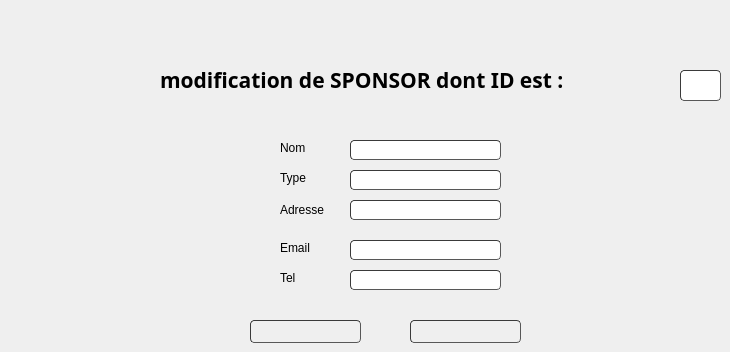
       <widget class="QWidget" name="page_9">
        <widget class="QLabel" name="label_25">
         <property name="geometry">
          <rect>
           <x>160</x>
           <y>50</y>
           <width>511</width>
           <height>61</height>
          </rect>
         </property>
         <property name="font">
          <font>
           <family>Nueva Std</family>
           <pointsize>16</pointsize>
           <weight>75</weight>
           <bold>true</bold>
          </font>
         </property>
         <property name="text">
          <string>modification de SPONSOR dont   ID est : </string>
         </property>
         <property name="textFormat">
          <enum>Qt::RichText</enum>
         </property>
        </widget>
        <widget class="QLabel" name="label_26">
         <property name="geometry">
          <rect>
           <x>280</x>
           <y>140</y>
           <width>51</width>
           <height>16</height>
          </rect>
         </property>
         <property name="text">
          <string>Nom</string>
         </property>
        </widget>
        <widget class="QLineEdit" name="nom_modif_2">
         <property name="geometry">
          <rect>
           <x>350</x>
           <y>140</y>
           <width>151</width>
           <height>20</height>
          </rect>
         </property>
         <property name="styleSheet">
          <string notr="true">	border-width: 1px; border-radius: 4px;
	border-color: rgb(58, 58, 58);
	border-style: inset;
	padding: 0 8px;


	selection-color: rgb(60, 63, 65);</string>
         </property>
        </widget>
        <widget class="QLineEdit" name="adresse_modif">
         <property name="geometry">
          <rect>
           <x>350</x>
           <y>200</y>
           <width>151</width>
           <height>20</height>
          </rect>
         </property>
         <property name="styleSheet">
          <string notr="true">	border-width: 1px; border-radius: 4px;
	border-color: rgb(58, 58, 58);
	border-style: inset;
	padding: 0 8px;


	selection-color: rgb(60, 63, 65);</string>
         </property>
        </widget>
        <widget class="QLineEdit" name="tel_modif">
         <property name="geometry">
          <rect>
           <x>350</x>
           <y>270</y>
           <width>151</width>
           <height>20</height>
          </rect>
         </property>
         <property name="styleSheet">
          <string notr="true">	border-width: 1px; border-radius: 4px;
	border-color: rgb(58, 58, 58);
	border-style: inset;
	padding: 0 8px;


	selection-color: rgb(60, 63, 65);</string>
         </property>
        </widget>
        <widget class="QLabel" name="label_27">
         <property name="geometry">
          <rect>
           <x>280</x>
           <y>200</y>
           <width>51</width>
           <height>20</height>
          </rect>
         </property>
         <property name="text">
          <string>Adresse</string>
         </property>
        </widget>
        <widget class="QLabel" name="label_28">
         <property name="geometry">
          <rect>
           <x>280</x>
           <y>270</y>
           <width>51</width>
           <height>16</height>
          </rect>
         </property>
         <property name="text">
          <string>Tel</string>
         </property>
        </widget>
        <widget class="QPushButton" name="modifier_2">
         <property name="geometry">
          <rect>
           <x>250</x>
           <y>320</y>
           <width>111</width>
           <height>23</height>
          </rect>
         </property>
         <property name="styleSheet">
          <string notr="true">	border-width: 1px; border-radius: 4px;
image: url(:/new/prefix1/icons/icons8_checkmark_96px.png);
	border-color: rgb(58, 58, 58);
	border-style: inset;
	padding: 0 8px;


	selection-color: rgb(60, 63, 65);</string>
         </property>
         <property name="text">
          <string/>
         </property>
         <property name="icon">
          <iconset>
           <normaloff>:/icons/icons8_checkmark_96px.png</normaloff>:/icons/icons8_checkmark_96px.png</iconset>
         </property>
        </widget>
        <widget class="QPushButton" name="Annuler_2">
         <property name="geometry">
          <rect>
           <x>410</x>
           <y>320</y>
           <width>111</width>
           <height>23</height>
          </rect>
         </property>
         <property name="styleSheet">
          <string notr="true">	border-width: 1px; border-radius: 4px;
image: url(:/new/prefix1/icons/icons8_back_to_200px.png);
	border-color: rgb(58, 58, 58);
	border-style: inset;
	padding: 0 8px;


	selection-color: rgb(60, 63, 65);</string>
         </property>
         <property name="text">
          <string/>
         </property>
         <property name="icon">
          <iconset>
           <normaloff>:/icons/icons8_back_to_200px.png</normaloff>:/icons/icons8_back_to_200px.png</iconset>
         </property>
        </widget>
        <widget class="QLineEdit" name="id_3">
         <property name="geometry">
          <rect>
           <x>680</x>
           <y>70</y>
           <width>41</width>
           <height>31</height>
          </rect>
         </property>
         <property name="styleSheet">
          <string notr="true">	border-width: 1px; border-radius: 4px;
	border-color: rgb(58, 58, 58);
	border-style: inset;
	padding: 0 8px;


	selection-color: rgb(60, 63, 65);</string>
         </property>
        </widget>
        <widget class="QLineEdit" name="type_modif">
         <property name="geometry">
          <rect>
           <x>350</x>
           <y>170</y>
           <width>151</width>
           <height>20</height>
          </rect>
         </property>
         <property name="styleSheet">
          <string notr="true">	border-width: 1px; border-radius: 4px;
	border-color: rgb(58, 58, 58);
	border-style: inset;
	padding: 0 8px;


	selection-color: rgb(60, 63, 65);</string>
         </property>
        </widget>
        <widget class="QLineEdit" name="email_modif">
         <property name="geometry">
          <rect>
           <x>350</x>
           <y>240</y>
           <width>151</width>
           <height>20</height>
          </rect>
         </property>
         <property name="styleSheet">
          <string notr="true">	border-width: 1px; border-radius: 4px;
	border-color: rgb(58, 58, 58);
	border-style: inset;
	padding: 0 8px;


	selection-color: rgb(60, 63, 65);</string>
         </property>
        </widget>
        <widget class="QLabel" name="label_32">
         <property name="geometry">
          <rect>
           <x>280</x>
           <y>240</y>
           <width>51</width>
           <height>16</height>
          </rect>
         </property>
         <property name="text">
          <string>Email</string>
         </property>
        </widget>
        <widget class="QLabel" name="label_33">
         <property name="geometry">
          <rect>
           <x>280</x>
           <y>170</y>
           <width>51</width>
           <height>16</height>
          </rect>
         </property>
         <property name="text">
          <string>Type</string>
         </property>
        </widget>
       </widget>
